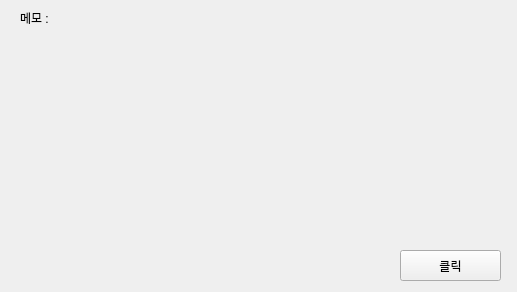
<?xml version="1.0" encoding="UTF-8"?>
<ui version="4.0">
 <class>Form</class>
 <widget class="QWidget" name="Form">
  <property name="geometry">
   <rect>
    <x>0</x>
    <y>0</y>
    <width>517</width>
    <height>292</height>
   </rect>
  </property>
  <property name="windowTitle">
   <string>QPushbutton(with QtDesigner)</string>
  </property>
  <widget class="QLabel" name="label">
   <property name="geometry">
    <rect>
     <x>20</x>
     <y>10</y>
     <width>431</width>
     <height>16</height>
    </rect>
   </property>
   <property name="text">
    <string>메모 : </string>
   </property>
  </widget>
  <widget class="QPushButton" name="btn1">
   <property name="geometry">
    <rect>
     <x>400</x>
     <y>250</y>
     <width>101</width>
     <height>31</height>
    </rect>
   </property>
   <property name="text">
    <string>클릭</string>
   </property>
  </widget>
 </widget>
 <resources/>
 <connections/>
</ui>
